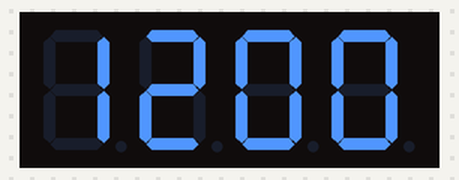
Bench run of a sketch on a simulated Arduino Uno, built with avr-gcc and run on an emulated ATmega328P. On the bench: 4-digit seven-segment display.

Above: at 0.6 s.
At 64.6 s:
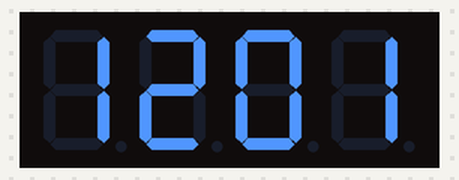
At 129.27 s:
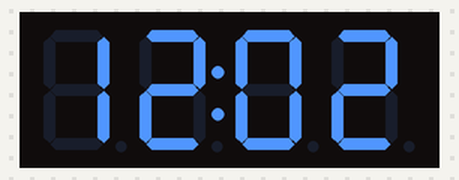

The sketch:

7segClockDisplay.ino
```cpp
// (licence header left out)
#include<TimerOne.h>
#include<TM1637.h>
#define ON 1
#define OFF 0

int8_t TimeDisp[] = {0x00,0x00,0x00,0x00};
unsigned char ClockPoint = 1;
unsigned char Update;
unsigned char halfsecond = 0;
unsigned char second;
unsigned char minute = 0;
unsigned char hour = 12;


#define CLK 2//pins definitions for TM1637 and can be changed to other ports
#define DIO 3
TM1637 tm1637(CLK,DIO);

void setup()
{
  tm1637.set();
  tm1637.init();
  Timer1.initialize(500000);//timing for 500ms
  Timer1.attachInterrupt(TimingISR);//declare the interrupt serve routine:TimingISR
}
void loop()
{
  if(Update == ON)
  {
    TimeUpdate();
    tm1637.display(TimeDisp);
  }

}
void TimingISR()
{
  halfsecond ++;
  Update = ON;
  if(halfsecond == 2){
    second ++;
    if(second == 60)
    {
      minute ++;
      if(minute == 60)
      {
        hour ++;
        if(hour == 24)hour = 0;
        minute = 0;
      }
      second = 0;
    }
    halfsecond = 0;
  }
 // Serial.println(second);
  ClockPoint = (~ClockPoint) & 0x01;
}
void TimeUpdate(void)
{
  if(ClockPoint)tm1637.point(POINT_ON);
  else tm1637.point(POINT_OFF);
  TimeDisp[0] = hour / 10;
  TimeDisp[1] = hour % 10;
  TimeDisp[2] = minute / 10;
  TimeDisp[3] = minute % 10;
  Update = OFF;
}
```
